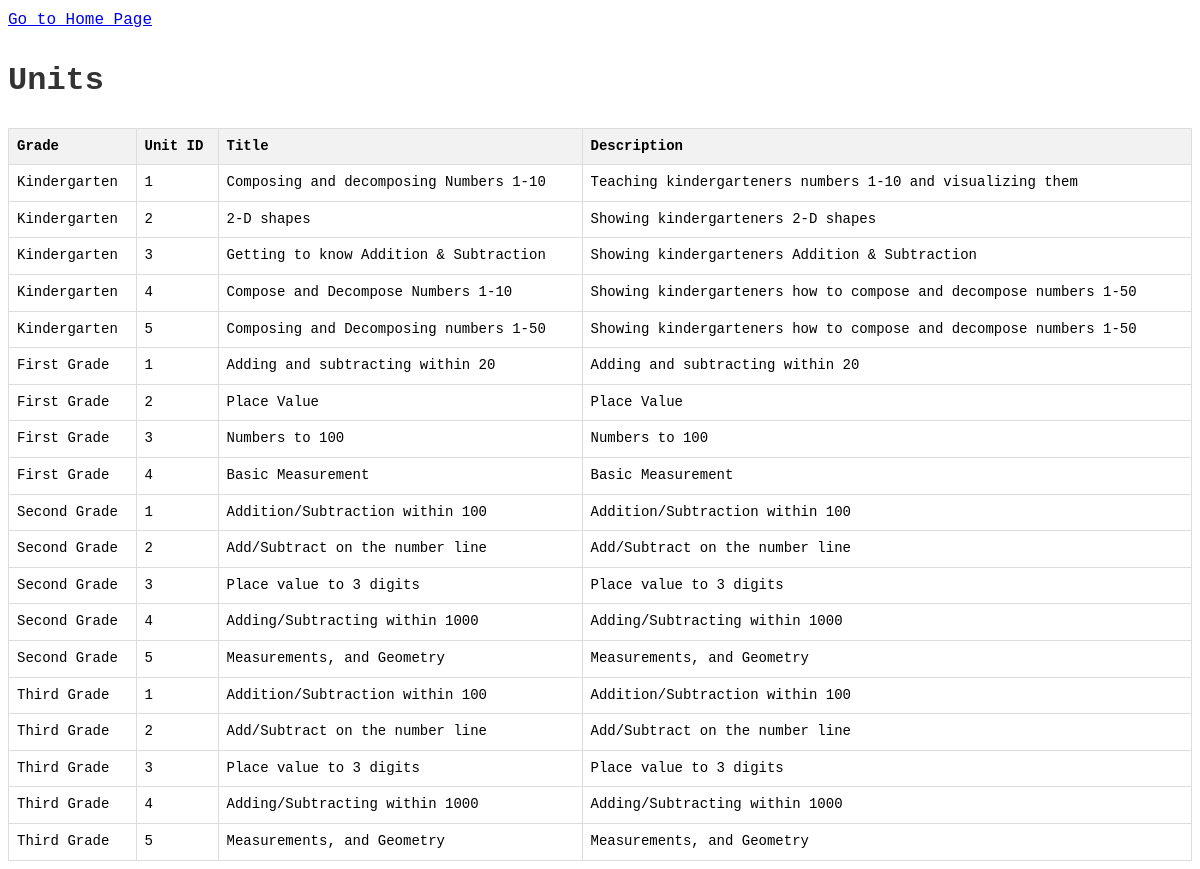
The app's page /all-units/, older data.
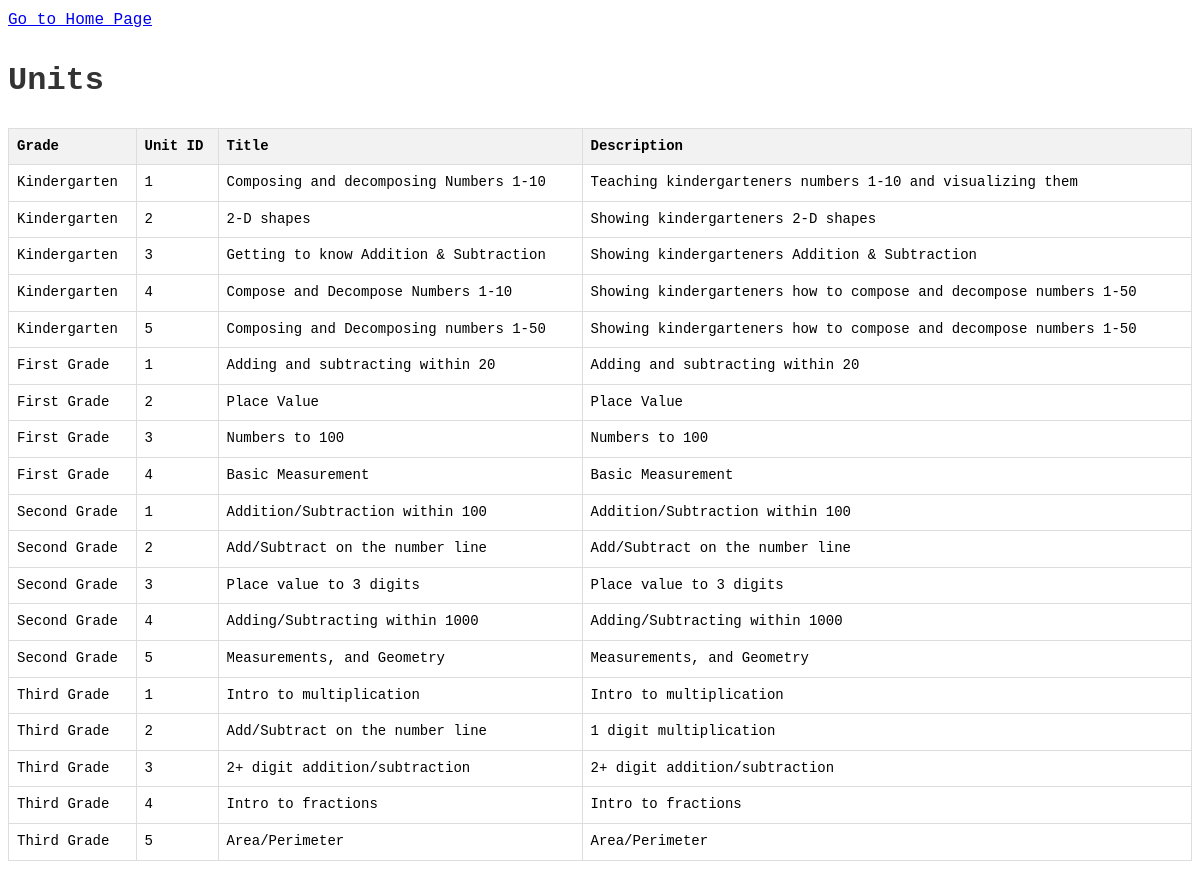
The same page, newer data.
### app/models.py (models this page shows, shortened)
class Unit(models.Model):
    grade = models.ForeignKey(Grade, on_delete=models.CASCADE)
    unit_id = models.IntegerField(default=1)
    title = models.CharField(max_length=255)
    description = models.TextField()
    lessons = models.ManyToManyField('Lesson', related_name='units')

class Grade(models.Model):
    grade_id = models.IntegerField(default=1)
    title = models.CharField(max_length=255)
    description = models.TextField()
    units = models.ManyToManyField('Unit', related_name='grades')

### app/views.py (the view)
# urls.py: path('all-units/', units, name='all_units'),
def units(request):
    units = Unit.objects.all()
    return render(request, 'units.html', {'units': units})

### app/templates/units.html (shortened to what this page needs)
{% load static %}
<!DOCTYPE html>
<html lang="en">
<head>
    <link rel="stylesheet" type="text/css" href="{% static 'css/styles.css' %}">
</head>
<body>
    <a href="{% url 'home' %}">Go to Home Page</a>
    <h1>Units</h1>
    <table border="1">
        <thead>
            <tr>
                <th>Grade</th>
                <th>Unit ID</th>
                <th>Title</th>
                <th>Description</th>
            </tr>
        </thead>
        <tbody>
            {% for unit in units %}
                <tr>
                    <td>{{ unit.grade.title }}</td>
                    <td>{{ unit.unit_id }}</td>
                    <td>{{ unit.title }}</td>
                    <td>{{ unit.description }}</td>
                </tr>
            {% endfor %}
        </tbody>
    </table>
</body>
</html>

Row changes from the older to the newer data that the page shows:
removed Unit: grade "Third Grade", unit_id "1", title "Addition/Subtraction within 100", description "Addition/Subtraction within 100"
removed Unit: grade "Third Grade", unit_id "2", title "Add/Subtract on the number line", description "Add/Subtract on the number line"
removed Unit: grade "Third Grade", unit_id "3", title "Place value to 3 digits", description "Place value to 3 digits"
removed Unit: grade "Third Grade", unit_id "4", title "Adding/Subtracting within 1000", description "Adding/Subtracting within 1000"
removed Unit: grade "Third Grade", unit_id "5", title "Measurements, and Geometry", description "Measurements, and Geometry"
added Unit: grade "Third Grade", unit_id "1", title "Intro to multiplication", description "Intro to multiplication"
added Unit: grade "Third Grade", unit_id "2", title "Add/Subtract on the number line", description "1 digit multiplication"
added Unit: grade "Third Grade", unit_id "3", title "2+ digit addition/subtraction", description "2+ digit addition/subtraction"
added Unit: grade "Third Grade", unit_id "4", title "Intro to fractions", description "Intro to fractions"
added Unit: grade "Third Grade", unit_id "5", title "Area/Perimeter", description "Area/Perimeter"
